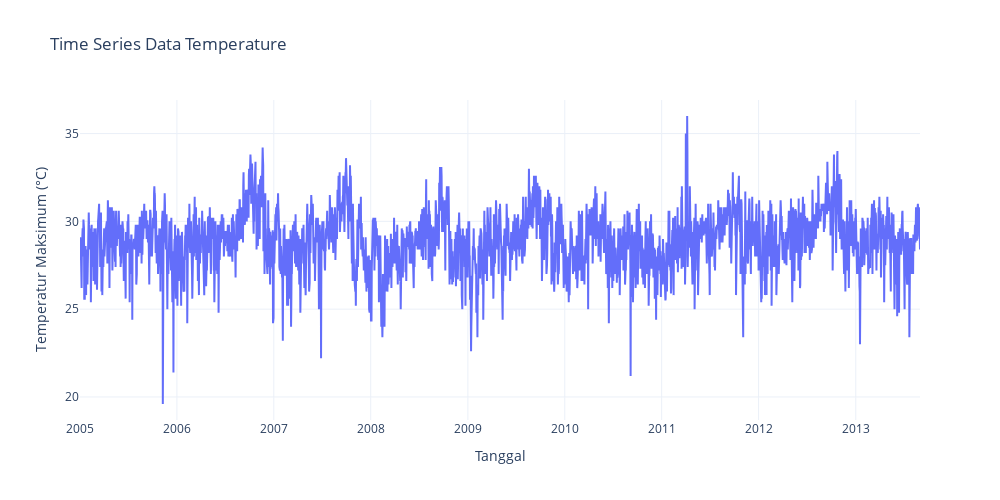

The cell this chart's notebook holds for it:
### Markdown cell above
# Plot Data

### Code cell
# Plot time series
fig = go.Figure()
fig.add_trace(go.Scatter(x=df['T'], y=df['C'],
                    mode='lines',
                    name='lines')
              )

fig.update_layout(
    title='Time Series Data Temperature',
    xaxis_title='Tanggal',
    yaxis_title='Temperatur Maksimum (°C)',
    width=1000,
    height=500,
    template='plotly_white'
)

fig.show()

### Figure 1 — Plotly figure (JSON) as saved in the notebook; plotly's stock layout.template omitted (floating-point values rounded to 4 significant figures; data arrays with more than 128 entries replaced by an {"elided": "..."} marker saying what was removed)
{"data": [{"mode": "lines", "name": "lines", "type": "scatter", "x": {"elided": "3165 str values"}, "y": {"elided": "3165 float values"}}], "layout": {"height": 500, "title": {"text": "Time Series Data Temperature"}, "width": 1000, "xaxis": {"title": {"text": "Tanggal"}}, "yaxis": {"title": {"text": "Temperatur Maksimum (°C)"}}}}
